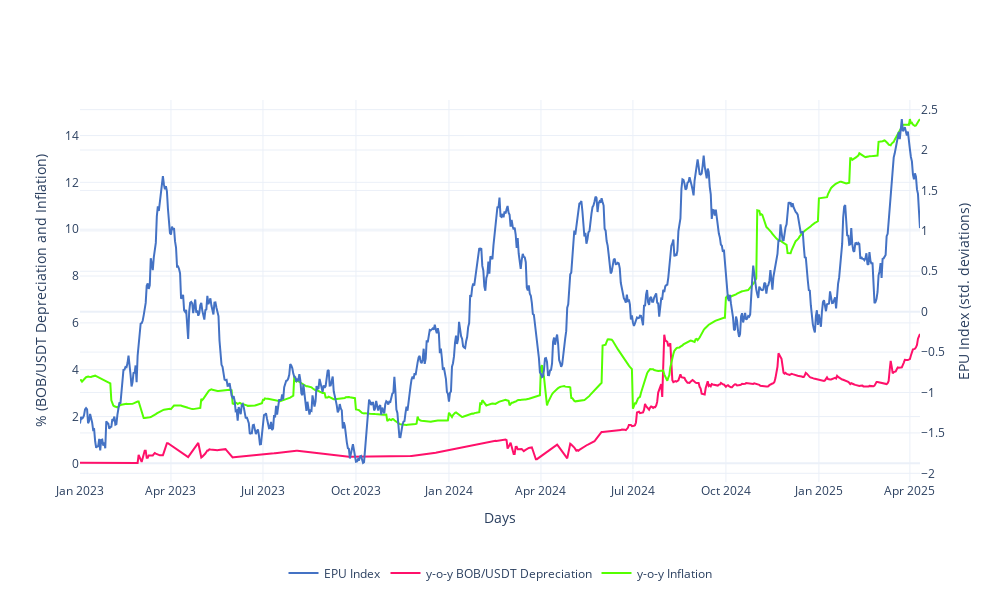

Source (notebook cell):
### Markdown cell above
Daily variables of interest

### Code cell
fig = go.Figure()
fig.add_trace(go.Scatter(x=daily_df.index, y=daily_df['sentiment'], mode='lines', name='EPU Index', line=dict(color='#4472c4'), yaxis='y2'))
fig.add_trace(go.Scatter(x=daily_df.index, y=daily_df['depre_365'], mode='lines', name='y-o-y BOB/USDT Depreciation', line=dict(color='#ff106a')))
fig.add_trace(go.Scatter(x=daily_df.index, y=daily_df['forecast'], mode='lines', name='y-o-y Inflation', line=dict(color='#55ff00')))
fig.update_layout(
    yaxis2=dict(
        title="EPU Index (std. deviations)",
        overlaying='y',
        side='right'),
    xaxis_title='Days',
    yaxis_title='% (BOB/USDT Depreciation and Inflation)',
    #legend_title='Type',
    template='plotly_white',
    legend=dict(
        orientation="h",
        yanchor="top",
        y=-0.2,
        xanchor="center",
        x=0.5
        ),
    width=1000,
    height=600
)

fig.show()

### Figure 1 — Plotly figure (JSON) as saved in the notebook; plotly's stock layout.template omitted (floating-point values rounded to 4 significant figures; data arrays with more than 128 entries replaced by an {"elided": "..."} marker saying what was removed)
{"data": [{"line": {"color": "#4472c4"}, "mode": "lines", "name": "EPU Index", "type": "scatter", "x": {"elided": "832 str values"}, "y": {"elided": "832 float values"}, "yaxis": "y2"}, {"line": {"color": "#ff106a"}, "mode": "lines", "name": "y-o-y BOB/USDT Depreciation", "type": "scatter", "x": {"elided": "832 str values"}, "y": {"elided": "832 float values"}}, {"line": {"color": "#55ff00"}, "mode": "lines", "name": "y-o-y Inflation", "type": "scatter", "x": {"elided": "832 str values"}, "y": {"elided": "832 float values"}}], "layout": {"height": 600, "legend": {"orientation": "h", "x": 0.5, "xanchor": "center", "y": -0.2, "yanchor": "top"}, "width": 1000, "xaxis": {"title": {"text": "Days"}}, "yaxis": {"title": {"text": "% (BOB/USDT Depreciation and Inflation)"}}, "yaxis2": {"overlaying": "y", "side": "right", "title": {"text": "EPU Index (std. deviations)"}}}}
